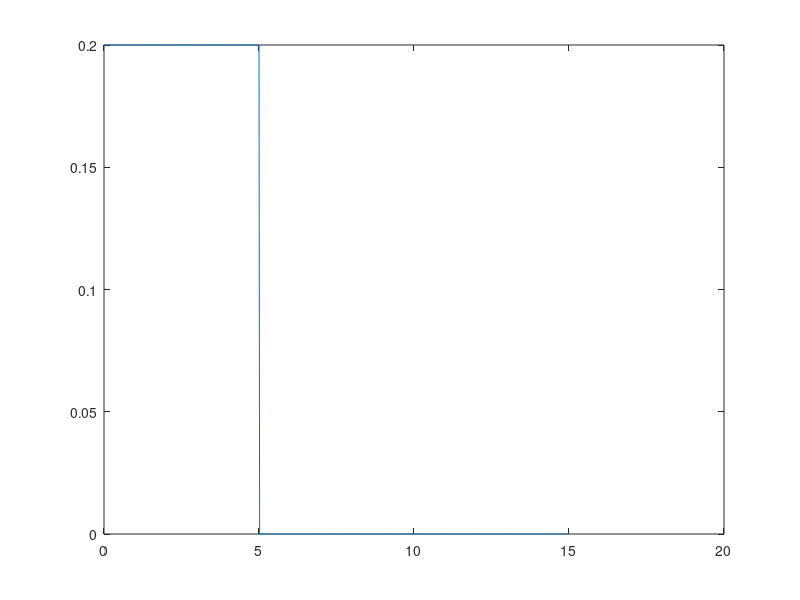

Write MATLAB code to recreate this figure. (Note: this script raises an error after producing the figure.)
%% CSV FILE MAKER %%
clc
clear all

frequency = 50;
timestep = 1/frequency;
time = 0:timestep:15;

% Experiment opstelling:
l = 1; %cable length
theta_opt = 60.85*pi/180; %optimale eindhoek kabel [rad]
%theta_opt = pi/4;
dx_robot = 1;  %horizontale verplaatsing robot [m]
dx_object = dx_robot + l*sin(theta_opt); %horizontale verplaatsing bak [m]

%% 1. RAMP INPUT 
v = 0.2;
t_eind = dx_robot/v;
ramp = v*[0:timestep:t_eind];

position = dx_robot*ones(1,length(time));
position(1,1:round(t_eind/timestep)+1) = ramp;

velocity = zeros(1,length(time));
velocity(1,1:round(t_eind/timestep)+1) = v;


plot(time,velocity)

writematrix(position,'ramp_position.csv')
writematrix(velocity,'ramp_velocity.csv')

%% 2. BANG BANG INPUT
v = 0.2;
T = dx_robot/v;

tau1 = (0:timestep:T/2)/T;
tau2 = (T/2:timestep:T)/T;

% Position 
S1 = dx_robot*2*(tau1).^2;
S2 = dx_robot*(-2*tau2.^2+4*tau2-1);

position(1:1+ceil(T/(2*timestep))) = S1;
position(ceil(T/(2*timestep)):ceil(T/(timestep))) = S2;        
position(ceil(T/timestep):end) = dx_robot;



% Velocity
V1 = v*4*tau1;
V2 = v*(-4*tau2 + 4);

velocity(1:1+ceil(T/(2*timestep))) = V1;
velocity(ceil(T/(2*timestep)):ceil(T/(timestep))) = V2;        
velocity(ceil(T/timestep):end) = 0;

plot(time,velocity)

writematrix(position,'bangbang_position.csv')
writematrix(velocity,'bangbang_velocity.csv')

%% 3. POLYNOOM INPUT

v = 0.2;
T = dx_robot/v;

tau = (0:timestep:T)/T;

% Position 
S = dx_robot*(-20*tau.^7+70*tau.^6-84*tau.^5+35*tau.^4);

position(1:1+ceil(T/(timestep))) = S;       
position(1+ceil(T/timestep):end) = dx_robot;


% Velocity
V = v*(-7*20*tau.^6 + 6*70*tau.^5 -5*84*tau.^4 +4*35*tau.^3);

velocity(1:1+ceil(T/(timestep))) = V;      
velocity(1+ceil(T/timestep):end) = 0;

writematrix(position,'poly_position.csv')
writematrix(velocity,'poly_velocity.csv')
